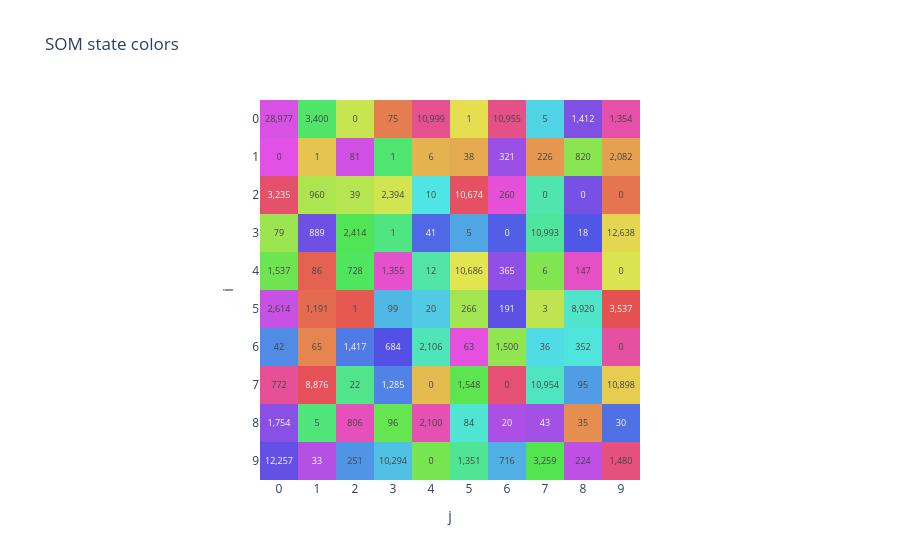

Here is the notebook cell this chart was saved with:
### Code cell
state_colors_plot = kairo.plot_som_colors(features_and_clusters, color_mapping)
state_colors_plot.show()

### Figure 1 — Plotly figure (JSON) as saved in the notebook; plotly's stock layout.template omitted (floating-point values rounded to 4 significant figures; data arrays with more than 128 entries replaced by an {"elided": "..."} marker saying what was removed)
{"data": [{"coloraxis": "coloraxis", "hovertemplate": "State (%{y}, %{x})<br>%{text} events<extra></extra>", "name": "0", "text": [["28,977", "3,400", "0", "75", "10,999", "1", "10,955", "5", "1,412", "1,354"], ["0", "1", "81", "1", "6", "38", "321", "226", "820", "2,082"], ["3,235", "960", "39", "2,394", "10", "10,674", "260", "0", "0", "0"], ["79", "889", "2,414", "1", "41", "5", "0", "10,993", "18", "12,638"], ["1,537", "86", "728", "1,355", "12", "10,686", "365", "6", "147", "0"], ["2,614", "1,191", "1", "99", "20", "266", "191", "3", "8,920", "3,537"], ["42", "65", "1,417", "684", "2,106", "63", "1,500", "36", "352", "0"], ["772", "8,876", "22", "1,285", "0", "1,548", "0", "10,954", "95", "10,898"], ["1,754", "5", "806", "96", "2,100", "84", "20", "43", "35", "30"], ["12,257", "33", "251", "10,294", "0", "1,351", "716", "3,259", "224", "1,480"]], "texttemplate": "%{text}", "type": "heatmap", "xaxis": "x", "yaxis": "y", "z": [[0.0, 1.0, 2.0, 3.0, 4.0, 5.0, 6.0, 7.0, 8.0, 9.0], [10.0, 11.0, 12.0, 13.0, 14.0, 15.0, 16.0, 17.0, 18.0, 19.0], [20.0, 21.0, 22.0, 23.0, 24.0, 25.0, 26.0, 27.0, 28.0, 29.0], [30.0, 31.0, 32.0, 33.0, 34.0, 35.0, 36.0, 37.0, 38.0, 39.0], [40.0, 41.0, 42.0, 43.0, 44.0, 45.0, 46.0, 47.0, 48.0, 49.0], [50.0, 51.0, 52.0, 53.0, 54.0, 55.0, 56.0, 57.0, 58.0, 59.0], [60.0, 61.0, 62.0, 63.0, 64.0, 65.0, 66.0, 67.0, 68.0, 69.0], [70.0, 71.0, 72.0, 73.0, 74.0, 75.0, 76.0, 77.0, 78.0, 79.0], [80.0, 81.0, 82.0, 83.0, 84.0, 85.0, 86.0, 87.0, 88.0, 89.0], [90.0, 91.0, 92.0, 93.0, 94.0, 95.0, 96.0, 97.0, 98.0, 99.0]]}], "layout": {"coloraxis": {"colorscale": {"elided": "100x2 mixed values"}, "showscale": false}, "title": {"text": "SOM state colors"}, "xaxis": {"anchor": "y", "constrain": "domain", "domain": [0, 1], "dtick": 1, "scaleanchor": "y", "title": {"text": "j"}}, "yaxis": {"anchor": "x", "autorange": "reversed", "constrain": "domain", "domain": [0, 1], "dtick": 1, "title": {"text": "i"}}}}
